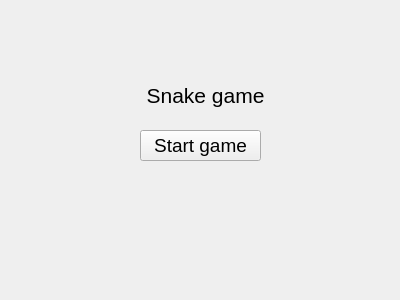
<?xml version="1.0" encoding="UTF-8"?>
<ui version="4.0">
 <class>menu</class>
 <widget class="QWidget" name="menu">
  <property name="geometry">
   <rect>
    <x>0</x>
    <y>0</y>
    <width>400</width>
    <height>300</height>
   </rect>
  </property>
  <property name="windowTitle">
   <string>menu</string>
  </property>
  <widget class="QPushButton" name="pushButton">
   <property name="geometry">
    <rect>
     <x>140</x>
     <y>130</y>
     <width>121</width>
     <height>31</height>
    </rect>
   </property>
   <property name="font">
    <font>
     <pointsize>14</pointsize>
    </font>
   </property>
   <property name="text">
    <string>Start game</string>
   </property>
  </widget>
  <widget class="QLabel" name="label">
   <property name="geometry">
    <rect>
     <x>140</x>
     <y>80</y>
     <width>131</width>
     <height>31</height>
    </rect>
   </property>
   <property name="font">
    <font>
     <pointsize>16</pointsize>
    </font>
   </property>
   <property name="text">
    <string>Snake game</string>
   </property>
   <property name="alignment">
    <set>Qt::AlignCenter</set>
   </property>
  </widget>
 </widget>
 <layoutdefault spacing="6" margin="11"/>
 <resources/>
 <connections/>
</ui>
